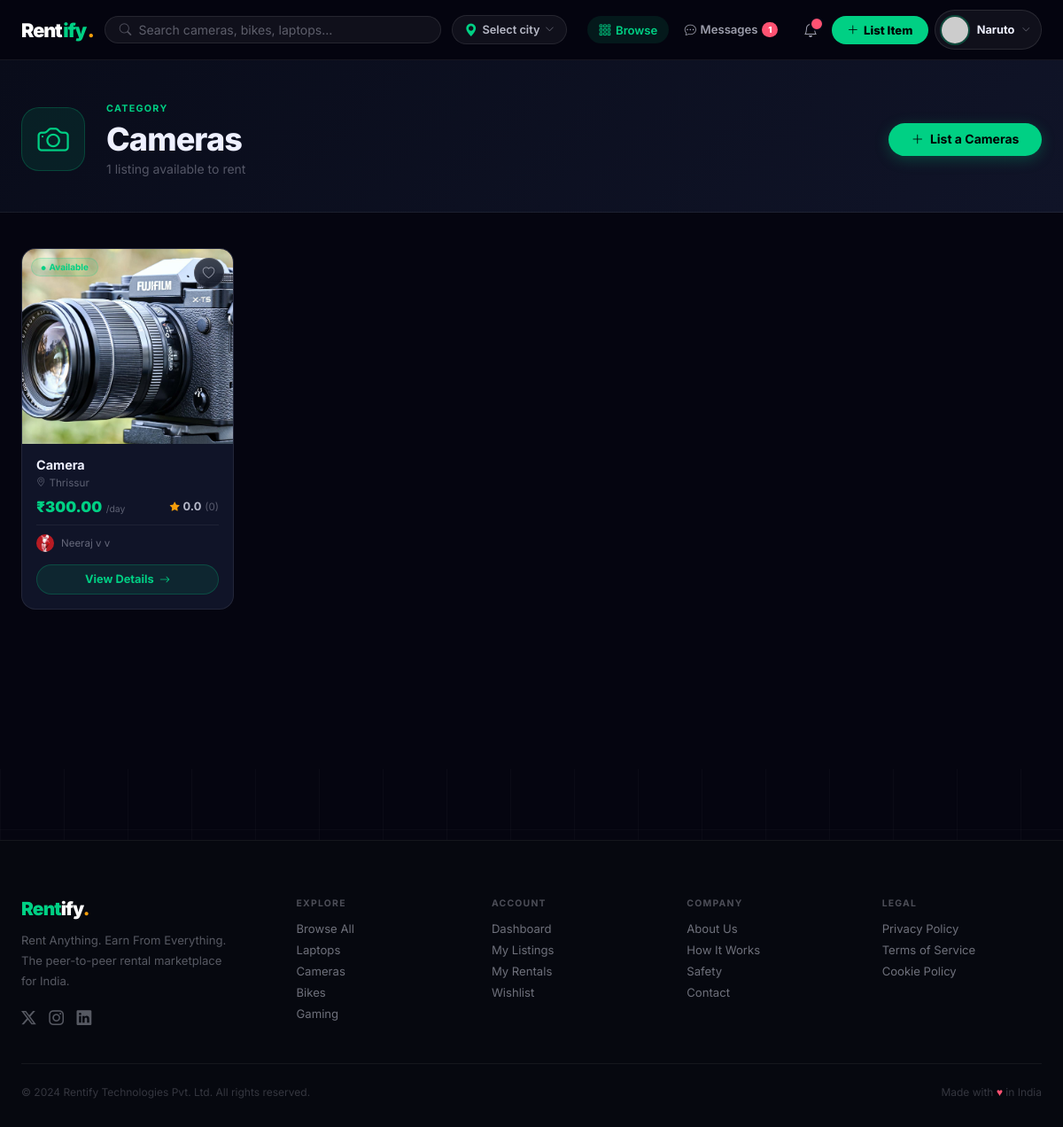
/category/cameras/ (signed in), run on the app's committed database.
### listings/models.py (models this page shows, shortened)
class Product(models.Model):
    owner = models.ForeignKey(User, on_delete=models.CASCADE, related_name='listings')
    title = models.CharField(max_length=200)
    category = models.CharField(max_length=50, choices=CATEGORY_CHOICES, default='other')
    description = models.TextField()
    location = models.CharField(max_length=200, help_text='Public display: city/area only')
    state = models.CharField(max_length=100, blank=True, default='')
    city = models.CharField(max_length=100, blank=True, default='')
    area_locality = models.CharField(max_length=120, blank=True, default='')
    address_private = models.CharField(max_length=300, blank=True, default='')
    price_per_day = models.DecimalField(max_digits=10, decimal_places=2)
    price_per_week = models.DecimalField(max_digits=10, decimal_places=2, null=True, blank=True)
    price_per_month = models.DecimalField(max_digits=10, decimal_places=2, null=True, blank=True)
    security_deposit = models.DecimalField(max_digits=10, decimal_places=2, default=0)
    is_available = models.BooleanField(default=True)
    rating = models.DecimalField(max_digits=3, decimal_places=2, default=0.00)
    total_reviews = models.IntegerField(default=0)
    views_count = models.IntegerField(default=0)
    is_flagged = models.BooleanField(default=False)
    flag_reason = models.CharField(max_length=200, blank=True)
    created_at = models.DateTimeField(auto_now_add=True)
    updated_at = models.DateTimeField(auto_now=True)
    class Meta:
        ordering = ['-created_at']
    def get_primary_image(self):
        img = self.images.filter(is_primary=True).first() or self.images.first()
        return img.image.url if img else static('images/no-image.svg')
    def build_public_location(self):
        parts = []
        if self.area_locality and self.area_locality.strip():
            parts.append(self.area_locality.strip())
        if self.city and self.city.strip():
            if not parts or self.city.strip().lower() != parts[0].lower():
                parts.append(self.city.strip())
        if parts:
            return ', '.join(parts)
        return (self.location or '').strip()
    def get_public_location(self):
        return self.build_public_location() or self.location or ''

class ProductImage(models.Model):
    product = models.ForeignKey(Product, on_delete=models.CASCADE, related_name='images')
    image = models.ImageField(upload_to='products/')
    is_primary = models.BooleanField(default=False)
    order = models.IntegerField(default=0)
    uploaded_at = models.DateTimeField(auto_now_add=True)
    class Meta:
        ordering = ['order', 'uploaded_at']

### accounts/models.py (models this page shows, shortened)
class UserProfile(models.Model):
    user = models.OneToOneField(User, on_delete=models.CASCADE, related_name='profile')
    phone = models.CharField(max_length=20, blank=True)
    address = models.TextField(blank=True)
    bio = models.TextField(blank=True, max_length=500)
    profile_photo = models.ImageField(upload_to='profiles/', blank=True, null=True)
    is_verified = models.BooleanField(default=False)
    rating = models.DecimalField(max_digits=3, decimal_places=2, default=0.00)
    total_reviews = models.IntegerField(default=0)
    total_earnings = models.DecimalField(max_digits=10, decimal_places=2, default=0.00)
    dark_mode = models.BooleanField(default=False)
    created_at = models.DateTimeField(auto_now_add=True)
    updated_at = models.DateTimeField(auto_now=True)
    def get_photo_url(self):
        if self.profile_photo:
            return self.profile_photo.url
        return '/static/images/default-avatar.png'

### listings/views.py (the view)
# urls.py: path('category/<str:category_slug>/', views.category_view, name='category_detail'),
def category_view(request, category_slug):
    products = Product.objects.filter(
        category=category_slug, is_available=True, is_flagged=False
    )
    location = resolve_browse_location(request)
    if location:
        products = filter_queryset_by_location(products, location).annotate(
            loc_priority=Case(
                When(location__istartswith=location, then=Value(0)),
                When(location__icontains=location, then=Value(1)),
                default=Value(2),
                output_field=IntegerField(),
            )
        ).order_by('loc_priority', '-rating', '-created_at')
    else:
        products = products.order_by('-rating', '-created_at')
    category_name = dict(CATEGORY_CHOICES).get(category_slug, 'Products')
    category_icon = CATEGORY_ICONS.get(category_slug, 'bi-grid')
    paginator = Paginator(products, 12)
    page_obj = paginator.get_page(request.GET.get('page'))
    wishlist_ids = []
    if request.user.is_authenticated:
        wishlist_ids = list(Wishlist.objects.filter(user=request.user).values_list('product_id', flat=True))
    context = {
        'products': page_obj,
        'category_name': category_name,
        'category_slug': category_slug,
        'category_icon': category_icon,
        'wishlist_ids': wishlist_ids,
        'total_count': products.count(),
        'browse_location': location,
    }
    return render(request, 'listings/category.html', context)

### templates/listings/category.html (shortened to what this page needs)
{% extends 'base.html' %}{% load static %}
{% block content %}
<div class="mk">
  <div style="background:linear-gradient(135deg,var(--bg2),var(--surf));border-bottom:1px solid var(--border);padding:3rem 0 2.5rem;">
    <div class="mk-wrap">
      <div style="display:flex;align-items:center;gap:1.5rem;flex-wrap:wrap;">
        <div style="width:72px;height:72px;border-radius:var(--r-lg);background:var(--gdim);border:1px solid var(--gborder);display:flex;align-items:center;justify-content:center;font-size:2.2rem;flex-shrink:0;">
          <i class="bi {{ category_icon }}" style="color:var(--green);"></i>
        </div>
        <div>
          <div class="sec-label">Category</div>
          <h1 class="t-h1" style="margin:.2rem 0;">{{ category_name }}</h1>
          <p style="font-size:.875rem;color:var(--text3);margin:0;">{{ total_count }} listing{{ total_count|pluralize }} available to rent</p>
        </div>
        <a href="{% url 'create_listing' %}" class="btn btn-primary" style="margin-left:auto;">
          <i class="bi bi-plus-lg"></i> List a {{ category_name }}
        </a>
      </div>
    </div>
  </div>
  <div class="mk-wrap" style="padding-top:2.5rem;padding-bottom:4rem;">
    <div style="display:grid;grid-template-columns:240px 1fr;gap:2rem;align-items:start;">
      <div>
        {% if products %}
        <div style="display:grid;grid-template-columns:repeat(auto-fill,minmax(230px,1fr));gap:1.25rem;">
          {% for product in products %}
          <div class="reveal d{{ forloop.counter|add:'0'|slice:'-1' }}">
            {% include 'listings/_product_card.html' with product=product %}
          </div>
          {% endfor %}
        </div>
        {% endif %}
      </div>
    </div>
  </div>
</div>
{% endblock %}

### templates/includes/navbar.html (shortened to what this page needs)
{% if user.is_authenticated %}
<nav class="rfy-nav" id="mainNav">
  <div class="rfy-nav-inner">
    <a href="{% url 'home' %}" class="rfy-brand me-1">
      <span class="b-dark">Rent</span><span style="color:var(--green);">ify</span><span class="b-dot">.</span>
    </a>
    <form class="rfy-search d-none d-md-flex" action="{% url 'browse' %}" method="get" style="max-width:380px;">
      <i class="bi bi-search" style="color:rgba(238,240,255,.3);font-size:.85rem;flex-shrink:0;"></i>
      <input type="text" name="q" placeholder="Search cameras, bikes, laptops…" value="{{ request.GET.q|default:'' }}" autocomplete="off">
    </form>
    <div class="d-none d-lg-flex">
      {% include 'includes/location_dropdown.html' %}
    </div>
    <div class="rfy-nav-right d-none d-lg-flex">
      <a href="{% url 'browse' %}"
         class="rfy-navlink {% if request.resolver_match.url_name == 'browse' or request.resolver_match.url_name == 'search' or request.resolver_match.url_name == 'product_detail' or request.resolver_match.url_name == 'category_detail' %}active{% endif %}">
        <i class="bi bi-grid-3x3-gap"></i> Browse
      </a>
      <a href="{% url 'inbox' %}"
         class="rfy-msg-link {% if request.resolver_match.url_name == 'inbox' or request.resolver_match.url_name == 'conversation' %}active{% endif %}">
        <i class="bi bi-chat-dots"></i>
        Messages
        {% if unread_count > 0 %}<span class="rfy-msg-badge">{{ unread_count }}</span>{% endif %}
      </a>
      <div style="position:relative;">
        <button class="rfy-iconbtn" id="notifBtn" aria-label="Notifications">
          <i class="bi bi-bell"></i>
          {% if unread_count > 0 %}<span class="rfy-badge"></span>{% endif %}
        </button>
      </div>
      <a href="{% url 'create_listing' %}" class="rfy-list-btn">
        <i class="bi bi-plus-lg"></i> List Item
      </a>
      <div class="rfy-nav-authed-only" style="position:relative;margin-left:.15rem;">
        <button class="rfy-profile-trigger" id="profileBtn" aria-expanded="false">
          <img src="{{ request.user.profile.get_photo_url }}"
               alt="{{ request.user.username }}"
               onerror="this.src='https://placehold.co/34/4F8EF7/fff?text={{ request.user.username|first|upper }}'">
          <span class="pt-name d-none d-xl-block">{{ request.user.first_name|default:request.user.username }}</span>
          <i class="bi bi-chevron-down pt-caret"></i>
        </button>
      </div>
    </div>
  </div>
</nav>
{% endif %}

### templates/listings/_product_card.html (shortened to what this page needs)
{% load static %}
<div style="background:#101428;border:1px solid rgba(255,255,255,.08);border-radius:16px;overflow:hidden;display:flex;flex-direction:column;transition:border-color .2s,transform .25s,box-shadow .25s;height:100%;"
     onmouseover="this.style.transform='translateY(-5px)';this.style.boxShadow='0 16px 48px rgba(0,0,0,.6),0 0 0 1px rgba(0,208,132,.12)';this.style.borderColor='rgba(0,208,132,.25)'"
     onmouseout="this.style.transform='';this.style.boxShadow='';this.style.borderColor='rgba(255,255,255,.08)'">
  <div style="position:relative;overflow:hidden;height:220px;">
    <a href="{% url 'product_detail' product.pk %}" style="display:block;height:100%;">
      <img src="{{ product.get_primary_image }}"
           alt="{{ product.title }}"
           loading="lazy"
           style="width:100%;height:100%;object-fit:cover;display:block;transition:transform .45s ease;"
           onmouseover="this.style.transform='scale(1.05)'"
           onmouseout="this.style.transform='scale(1)'"
           onerror="this.src='https://placehold.co/400x300/0d1020/00D084?text=No+Photo'">
    </a>
    {% if not product.is_available %}
    <span style="position:absolute;top:.65rem;left:.65rem;background:rgba(255,255,255,.07);color:rgba(238,240,255,.5);border:1px solid rgba(255,255,255,.1);border-radius:50px;font-size:.62rem;font-weight:700;text-transform:uppercase;letter-spacing:.05em;padding:.2rem .65rem;">
      Unavailable
    </span>
    {% elif product.rating >= 4.5 and product.total_reviews >= 3 %}
    <span style="position:absolute;top:.65rem;left:.65rem;background:linear-gradient(90deg,#F59E0B,#EF4444);color:#fff;border-radius:50px;font-size:.62rem;font-weight:800;text-transform:uppercase;letter-spacing:.05em;padding:.22rem .65rem;">
      ⭐ Top Rated
    </span>
    {% else %}
    <span style="position:absolute;top:.65rem;left:.65rem;background:rgba(0,208,132,.12);color:#00D084;border:1px solid rgba(0,208,132,.22);border-radius:50px;font-size:.62rem;font-weight:700;padding:.22rem .65rem;">
      <i class="bi bi-circle-fill" style="font-size:.3rem;vertical-align:middle;margin-right:.25rem;"></i>Available
    </span>
    {% endif %}
    {% if request.user.is_authenticated %}
    <button data-pid="{{ product.pk }}"
            onclick="event.preventDefault();event.stopPropagation();wlToggle(this)"
            class="{% if product.pk in wishlist_ids %}on{% endif %}"
            aria-label="Save to wishlist"
            style="position:absolute;top:.65rem;right:.65rem;width:34px;height:34px;border-radius:50%;background:rgba(9,12,26,.75);backdrop-filter:blur(8px);border:1px solid rgba(255,255,255,.12);display:flex;align-items:center;justify-content:center;cursor:pointer;transition:all .18s;font-size:.85rem;color:{% if product.pk in wishlist_ids %}#FF5272{% else %}rgba(238,240,255,.55){% endif %};">
      <i class="bi {% if product.pk in wishlist_ids %}bi-heart-fill{% else %}bi-heart{% endif %}"></i>
    </button>
    {% endif %}
  </div>
  <div style="padding:.95rem 1rem 1rem;display:flex;flex-direction:column;flex:1;">
    <a href="{% url 'product_detail' product.pk %}"
       style="font-weight:700;font-size:.9rem;color:#EEF0FF;display:block;white-space:nowrap;overflow:hidden;text-overflow:ellipsis;margin-bottom:.3rem;text-decoration:none;"
       onmouseover="this.style.color='#00D084'"
       onmouseout="this.style.color='#EEF0FF'">
      {{ product.title }}
    </a>
    <div style="font-size:.73rem;color:rgba(238,240,255,.35);display:flex;align-items:center;gap:.25rem;margin-bottom:.65rem;">
      <i class="bi bi-geo-alt" style="font-size:.65rem;"></i>
      {{ product.get_public_location }}
    </div>
    <div style="display:flex;justify-content:space-between;align-items:center;margin-bottom:.65rem;">
      <div>
        <span style="font-size:1.05rem;font-weight:900;color:#00D084;">₹{{ product.price_per_day }}</span>
        <span style="font-size:.65rem;color:rgba(238,240,255,.35);">/day</span>
      </div>
      <div style="display:flex;align-items:center;gap:.25rem;">
        <i class="bi bi-star-fill" style="color:#F59E0B;font-size:.68rem;"></i>
        <span style="font-size:.8rem;font-weight:700;color:rgba(238,240,255,.75);">{{ product.rating|floatformat:1 }}</span>
        <span style="font-size:.72rem;color:rgba(238,240,255,.32);">({{ product.total_reviews }})</span>
      </div>
    </div>
    <div style="display:flex;align-items:center;gap:.5rem;padding-top:.6rem;border-top:1px solid rgba(255,255,255,.06);margin-bottom:.85rem;">
      <img src="{{ product.owner.profile.get_photo_url }}"
           style="width:20px;height:20px;border-radius:50%;object-fit:cover;flex-shrink:0;"
           onerror="this.src='https://placehold.co/20/4F8EF7/fff?text={{ product.owner.username|first|upper }}'">
      <span style="font-size:.72rem;color:rgba(238,240,255,.38);overflow:hidden;white-space:nowrap;text-overflow:ellipsis;">
        {{ product.owner.get_full_name|default:product.owner.username }}
      </span>
    </div>
    <a href="{% url 'product_detail' product.pk %}"
       style="display:flex;align-items:center;justify-content:center;gap:.4rem;
              background:rgba(0,208,132,.1);color:#00D084;
              border:1.5px solid rgba(0,208,132,.22);
              border-radius:50px;padding:.55rem .9rem;
              font-size:.8rem;font-weight:700;text-decoration:none;
              transition:all .18s;margin-top:auto;"
       onmouseover="this.style.background='#00D084';this.style.color='#000'"
       onmouseout="this.style.background='rgba(0,208,132,.1)';this.style.color='#00D084'">
      View Details <i class="bi bi-arrow-right" style="font-size:.75rem;"></i>
    </a>
  </div>
</div>

### data on the page
Product: category "Cameras", get_primary_image (picture), is_available True (drawn), title "Camera", get_public_location "Thrissur", price_per_day "300.00", rating "0.0", total_reviews "0", owner.profile.get_photo_url (picture), owner.get_full_name "Neeraj v v"

### other printed values
{{ unread_count }} "1"
{{ request.user.first_name|default:request.user.username }} "Naruto"
{{ total_count }} "1"
{{ section }} "EXPLORE" "ACCOUNT" "COMPANY" "LEGAL"
{{ label }} "Browse All" "Laptops" "Cameras" "Bikes" "Gaming" "Dashboard" "My Listings" "My Rentals" "Wishlist" "About Us" "How It Works" "Safety" "Contact" "Privacy Policy" "Terms of Service" "Cookie Policy"
